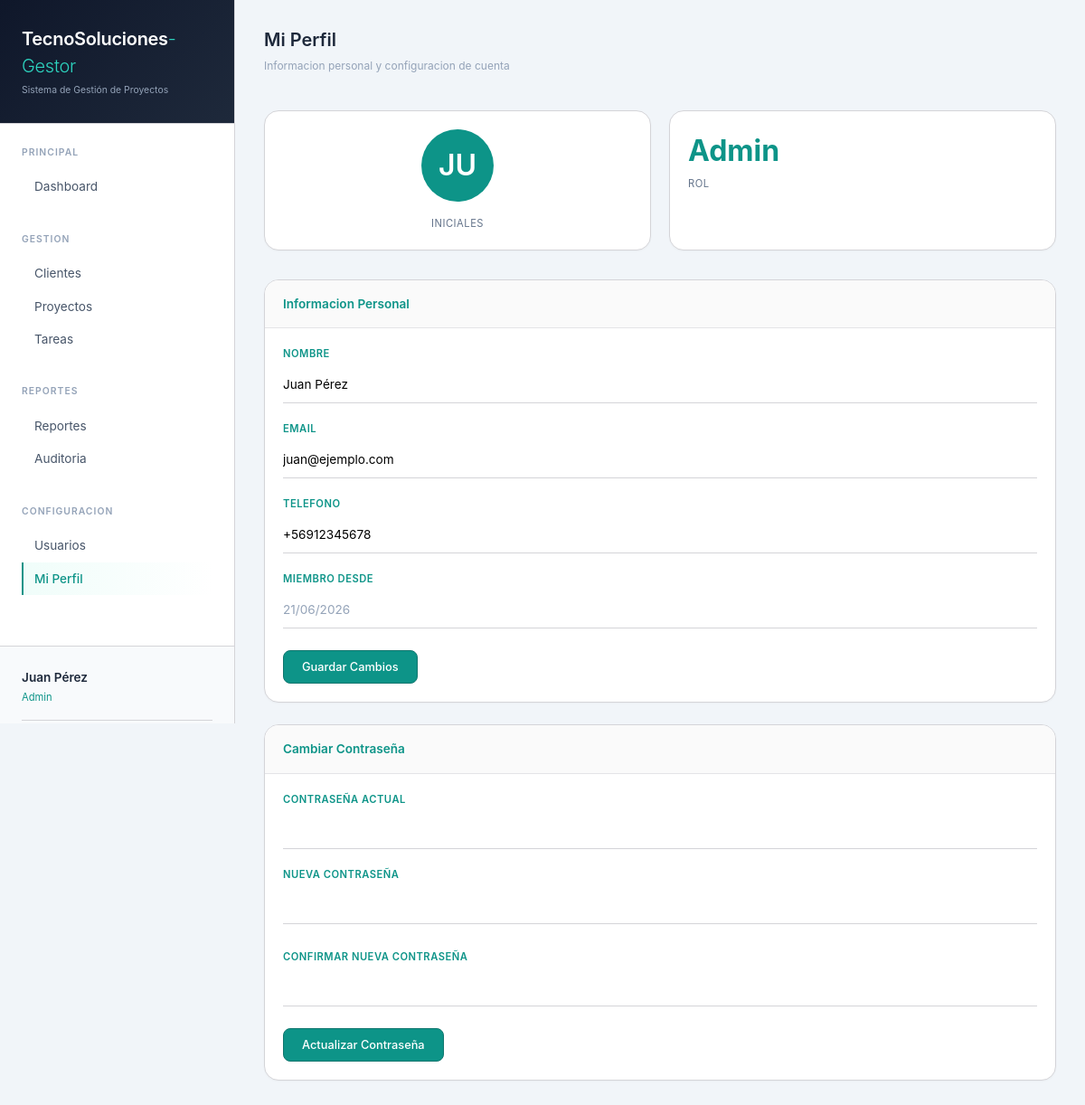
The page /public/index.php?action=perfil (signed in) on the database its author committed.
### tables this page shows
CREATE TABLE IF NOT EXISTS usuarios (
    id INT AUTO_INCREMENT PRIMARY KEY,
    nombre VARCHAR(100) NOT NULL,
    email VARCHAR(100) UNIQUE NOT NULL,
    password VARCHAR(255) NOT NULL,
    telefono VARCHAR(20) NULL,
    rol ENUM('usuario', 'admin', 'super_admin') DEFAULT 'usuario',
    reset_token VARCHAR(255) NULL,
    token_expira DATETIME NULL,
    ultimo_acceso DATETIME NULL,
    created_at TIMESTAMP DEFAULT CURRENT_TIMESTAMP,
    INDEX idx_email (email)
);

### controllers/PerfilController.php (called while the page is built, shortened)
<?php
class PerfilController {
    private $conn;
    public function __construct($db) {
        $this->conn = $db;
    }
    public function index() {
        $query = "SELECT * FROM usuarios WHERE id = :id";
        $stmt = $this->conn->prepare($query);
        $stmt->bindParam(':id', $_SESSION['user_id']);
        $stmt->execute();
        $usuario = $stmt->fetch(PDO::FETCH_ASSOC);
        include_once __DIR__ . '/../views/perfil/index.php';
    }
}
?>

### views/perfil/index.php (the view, shortened to what this page needs)
<?php
$usuario = $usuario ?? [
    'nombre' => $_SESSION['user_nombre'] ?? 'Usuario',
    'email' => $_SESSION['user_email'] ?? '',
    'telefono' => '',
    'created_at' => date('Y-m-d H:i:s'),
    'ultimo_acceso' => null,
    'rol' => 'usuario'
];
include_once __DIR__ . '/../layouts/header.php';
?>
<div class="flex-between mb-4">
    <div>
        <h2 style="font-size: 1.25rem; font-weight: 600;">Mi Perfil</h2>
        <p style="font-size: 0.75rem; color: #94a3b8; margin-top: 0.25rem;">Informacion personal y configuracion de cuenta</p>
    </div>
</div>
<div style="display: grid; grid-template-columns: repeat(2, 1fr); gap: 1.25rem; margin-bottom: 2rem;">
    <div class="card" style="text-align: center;">
        <div class="card-body">
            <div style="width: 80px; height: 80px; background: #0d9488; color: white; border-radius: 50%; display: flex; align-items: center; justify-content: center; margin: 0 auto 1rem; font-size: 2rem; font-weight: 600;">
                <?php echo strtoupper(substr($usuario['nombre'], 0, 2)); ?>
            </div>
            <div style="font-size: 0.7rem; text-transform: uppercase; letter-spacing: 0.5px; color: #64748b;">Iniciales</div>
        </div>
    </div>
    <div class="card">
        <div class="card-body">
            <div style="font-size: 2rem; font-weight: 700; color: #0d9488; margin-bottom: 0.25rem;">
                <?php echo ucfirst($usuario['rol'] ?? 'Usuario'); ?>
            </div>
            <div style="font-size: 0.7rem; text-transform: uppercase; letter-spacing: 0.5px; color: #64748b;">Rol</div>
        </div>
    </div>
</div>
<div class="card" style="margin-bottom: 1.5rem;">
    <div class="card-header">Informacion Personal</div>
    <div class="card-body">
        <form method="POST" action="index.php?action=perfil&sub=actualizar">
            <div class="form-group">
                <label>Nombre</label>
                <input type="text" name="nombre" value="<?php echo htmlspecialchars($usuario['nombre']); ?>" required>
            </div>
            <div class="form-group">
                <label>Email</label>
                <input type="email" name="email" value="<?php echo htmlspecialchars($usuario['email']); ?>" required>
            </div>
            <div class="form-group">
                <label>Telefono</label>
                <input type="text" name="telefono" value="<?php echo htmlspecialchars($usuario['telefono'] ?? ''); ?>">
            </div>
            <div class="form-group">
                <label>Miembro desde</label>
                <input type="text" value="<?php echo isset($usuario['created_at']) ? date('d/m/Y', strtotime($usuario['created_at'])) : date('d/m/Y'); ?>" disabled style="color: #94a3b8;">
            </div>
            <div class="flex-between" style="margin-top: 1.5rem;">
                <button type="submit" class="btn btn-primary">Guardar Cambios</button>
            </div>
        </form>
    </div>
</div>
<div class="card">
    <div class="card-header">Cambiar Contraseña</div>
    <div class="card-body">
        <form method="POST" action="index.php?action=perfil&sub=cambiar_password">
            <div class="form-group">
                <label>Contraseña Actual</label>
                <input type="password" name="password_actual" required>
            </div>
            <div class="form-group">
                <label>Nueva Contraseña</label>
                <input type="password" name="nueva_password" required>
                <div class="password-strength"></div>
            </div>
            <div class="form-group">
                <label>Confirmar Nueva Contraseña</label>
                <input type="password" name="confirmar_password" required>
            </div>
            <div class="flex-between" style="margin-top: 1.5rem;">
                <button type="submit" class="btn btn-primary">Actualizar Contraseña</button>
            </div>
        </form>
    </div>
</div>
<?php include_once __DIR__ . '/../layouts/footer.php'; ?>

### views/layouts/header.php (style rules this page uses)
* { margin: 0; padding: 0; box-sizing: border-box; }
body { font-family: 'Inter', -apple-system, BlinkMacSystemFont, 'Segoe UI', Roboto, sans-serif; background: #f1f5f9; color: #1e293b; line-height: 1.5; }
.btn { padding: 0.5rem 1.25rem; font-size: 0.8rem; font-family: inherit; border-radius: 8px; cursor: pointer; transition: all 0.2s; text-decoration: none; display: inline-block; font-weight: 500; border: 1px solid; }
.btn-primary { background: #0d9488; color: white; border-color: #0f766e; }
.card { background: white; border: 1px solid #d4d4d8; border-radius: 16px; overflow: hidden; box-shadow: 0 1px 2px rgba(0,0,0,0.03); }
.card-header { padding: 1rem 1.25rem; background: #fafafa; border-bottom: 1px solid #e4e4e7; font-size: 0.85rem; font-weight: 600; color: #0d9488; }
.card-body { padding: 1.25rem; }
.form-group { margin-bottom: 1.25rem; }
label { display: block; font-size: 0.7rem; text-transform: uppercase; letter-spacing: 0.5px; color: #0d9488; margin-bottom: 0.35rem; font-weight: 600; }
input, select, textarea { width: 100%; padding: 0.6rem 0; font-size: 0.85rem; font-family: inherit; border: none; border-bottom: 1px solid #d4d4d8; background: transparent; outline: none; transition: border-color 0.2s; }
.flex-between { display: flex; justify-content: space-between; align-items: center; }
.mb-4 { margin-bottom: 1.5rem; }
.password-strength { height: 4px; border-radius: 4px; margin-top: 4px; transition: all 0.3s; }

### rows shown on the page
usuarios: nombre "JU", rol "Admin", nombre "Juan Pérez", email "juan@ejemplo.com", telefono "+56912345678", created_at "21/06/2026"

### other values the page prints
$_SESSION['user_nombre'] "Juan Pérez"
$_SESSION['user_rol'] "Admin"
